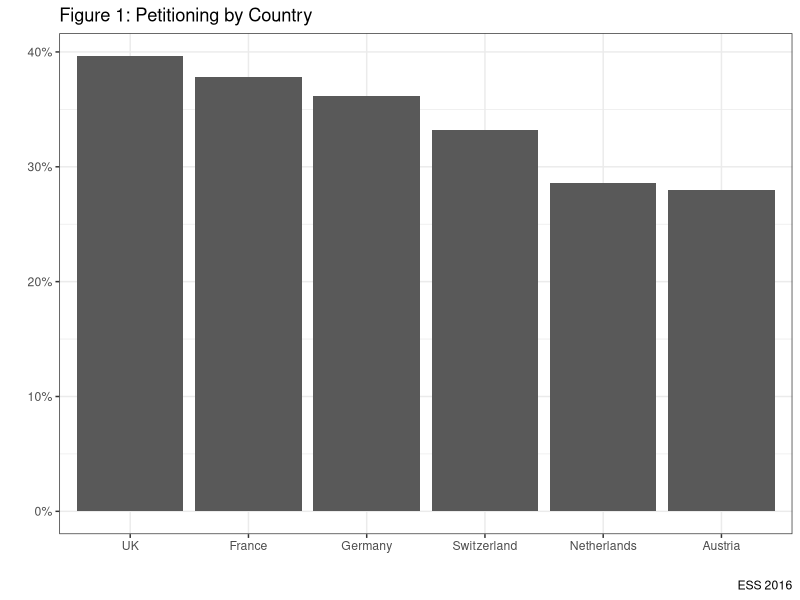
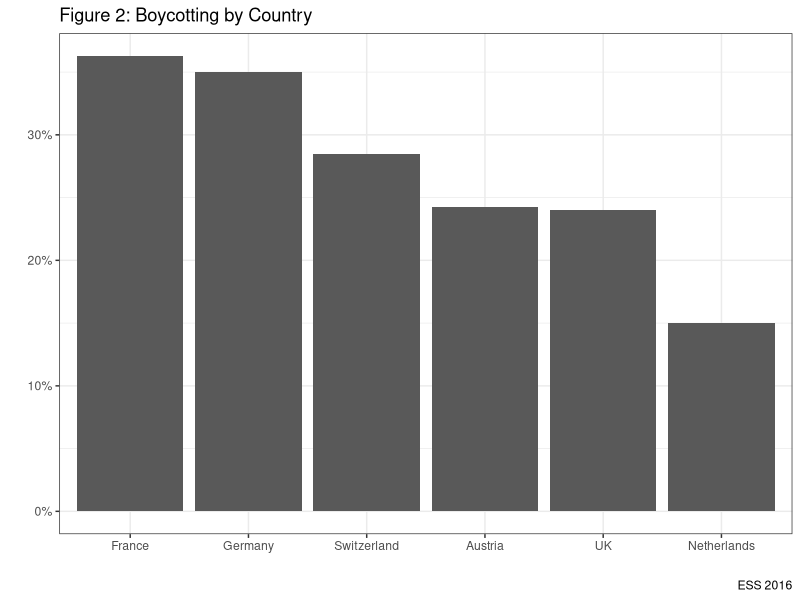
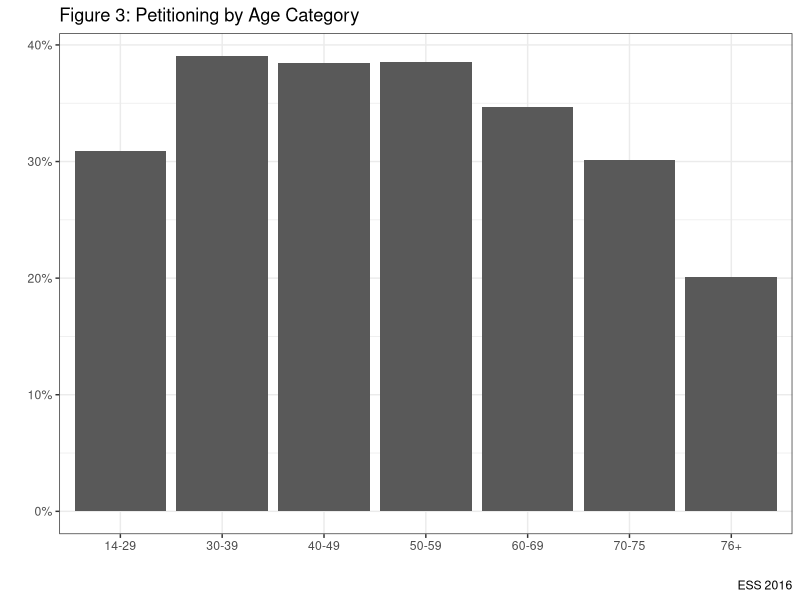
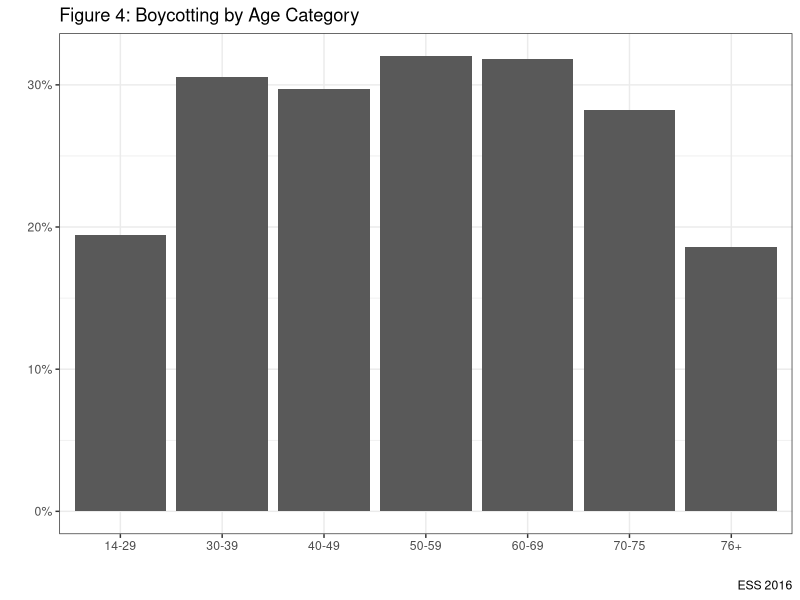
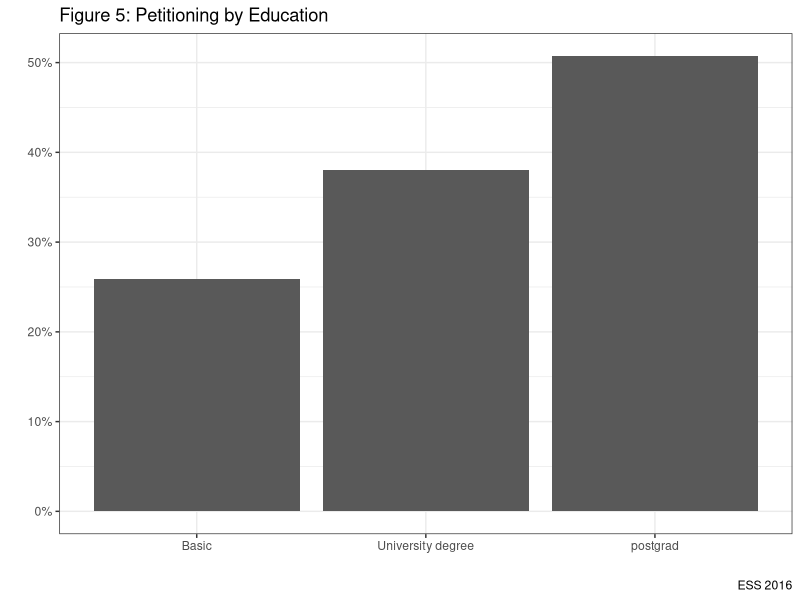
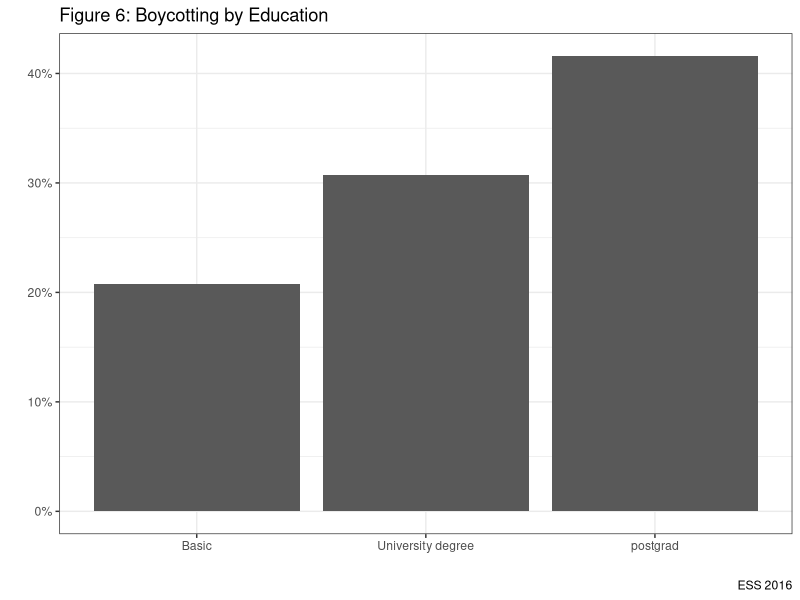
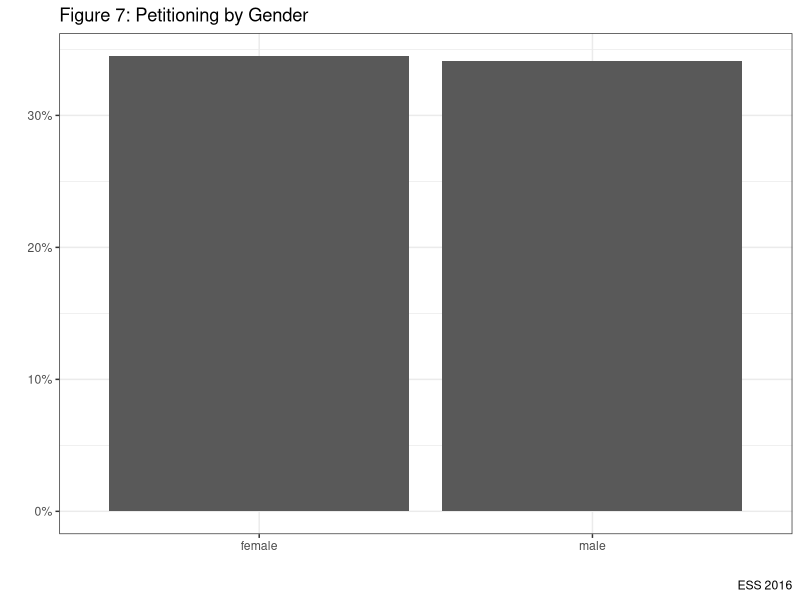
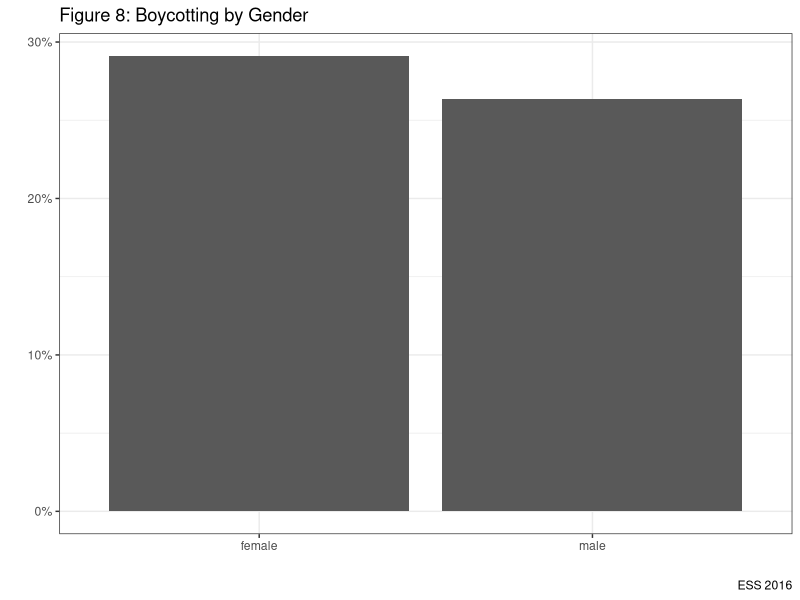

The R script that drew these images, in order:
# As we've discussed in the lectures, there are other forms of protest politics.
# In this lecture, we're going to focus on petitioning and boycotting.
# These are important because people may show their support for a group or cause by signing a public
# petition supporting it, or they may boycott products for political or ethical reasons.


ESS <- foreign::read.dta("data/ESS.dta", convert.factors=TRUE)
attach(ESS)
library(tidyverse)
options(warn = -1)

# Question 1: How common is petitioning in European democracies?

ESS %>% filter(!is.na(petition)) %>% count(petition) %>%
  mutate(percent = round(n/sum(n)*100, digits=1)) %>%
  knitr::kable("pandoc", caption = "Petitioning in European Democracies",
               col.names = c('Petitioning', 'N', '%'), align="lcc")

# Let's break this down by the six countries for which we have data:

ESS %>% filter(!is.na(petition)) %>% group_by(cntry) %>% count(petition) %>%
  mutate(percent = round(n/sum(n)*100, digits=1)) %>%
  knitr::kable("pandoc", caption = "Petitioning in European Democracies",
               col.names = c('Country', 'Petitioning', 'N', '%'), align="lccc")

# We can graph this to make it clear

ESS %>% group_by(cntry) %>% filter(!is.na(petition)) %>%
  count(petition) %>% mutate(prop=prop.table(n*100)) %>%
  filter(!petition=="have not signed petition") %>%
  ggplot(aes(x=reorder(cntry, -prop), y=prop)) +
  geom_bar(stat="identity")+
  labs(x="", y="", title="Figure 1: Petitioning by Country", caption="ESS 2016")+
  scale_y_continuous(labels=scales::percent)+
  theme_bw()+
  guides(fill=FALSE)

# Question 2: How common is boycotting in European democracies?

ESS %>% filter(!is.na(boyct)) %>% count(boyct) %>%
  mutate(percent = round(n/sum(n)*100, digits=1)) %>%
  knitr::kable("pandoc", caption = "Boycotting in European Democracies",
               col.names = c('Boycotting', 'N', '%'), align="lcc")

# Let's break this down by the six countries for which we have data:

ESS %>% filter(!is.na(boyct)) %>% group_by(cntry) %>% count(boyct) %>%
  mutate(percent = round(n/sum(n)*100, digits=1)) %>%
  knitr::kable("pandoc", caption = "Boycotting in European Democracies",
               col.names = c('Country', 'Boycotting', 'N', '%'), align="lccc")

# We can graph this to make it clear

ESS %>% group_by(cntry) %>% filter(!is.na(boyct)) %>%
  count(boyct) %>% mutate(prop=prop.table(n*100)) %>%
  filter(!boyct=="have not boycotted") %>%
  ggplot(aes(x=reorder(cntry, -prop), y=prop)) +
  geom_bar(stat="identity")+
  labs(x="", y="", title="Figure 2: Boycotting by Country", caption="ESS 2016")+
  scale_y_continuous(labels=scales::percent)+
  theme_bw()+
  guides(fill=FALSE)


# Section 2: Who takes part in these forms of participation?

# What is the age profile of petitioners?

ESS %>% group_by(agecat) %>% filter(!is.na(petition), !is.na(agecat)) %>%
  count(petition) %>% mutate(prop=prop.table(n*100)) %>%
  filter(!petition=="have not signed petition") %>%
  ggplot(aes(x=agecat, y=prop)) +
  geom_bar(stat="identity")+
  labs(x="", y="", title="Figure 3: Petitioning by Age Category", caption="ESS 2016")+
  scale_y_continuous(labels=scales::percent)+
  theme_bw()+
  guides(fill=FALSE)

# What is the age profile of people who boycott?

ESS %>% group_by(agecat) %>% filter(!is.na(boyct), !is.na(agecat)) %>%
  count(boyct) %>% mutate(prop=prop.table(n*100)) %>%
  filter(!boyct=="have not boycotted") %>%
  ggplot(aes(x=agecat, y=prop)) +
  geom_bar(stat="identity")+
  labs(x="", y="", title="Figure 4: Boycotting by Age Category", caption="ESS 2016")+
  scale_y_continuous(labels=scales::percent)+
  theme_bw()+
  guides(fill=FALSE)



# What is the education profile of petitioners?

ESS %>% group_by(educat) %>% filter(!is.na(petition), !is.na(educat)) %>%
  count(petition) %>% mutate(prop=prop.table(n*100)) %>%
  filter(!petition=="have not signed petition") %>%
  ggplot(aes(x=educat, y=prop)) +
  geom_bar(stat="identity")+
  labs(x="", y="", title="Figure 5: Petitioning by Education", caption="ESS 2016")+
  scale_y_continuous(labels=scales::percent)+
  theme_bw()+
  guides(fill=FALSE)

# What is the education profile of people who boycott?

ESS %>% group_by(educat) %>% filter(!is.na(boyct), !is.na(educat)) %>%
  count(boyct) %>% mutate(prop=prop.table(n*100)) %>%
  filter(!boyct=="have not boycotted") %>%
  ggplot(aes(x=educat, y=prop)) +
  geom_bar(stat="identity")+
  labs(x="", y="", title="Figure 6: Boycotting by Education", caption="ESS 2016")+
  scale_y_continuous(labels=scales::percent)+
  theme_bw()+
  guides(fill=FALSE)


# What is the gender profile of petitioners?

# Males only?

ESS %>% group_by(gender) %>% filter(!is.na(petition), !is.na(gender)) %>%
  count(petition) %>% mutate(prop=prop.table(n*100)) %>%
  filter(!petition=="have not signed petition") %>%
  ggplot(aes(x=gender, y=prop)) +
  geom_bar(stat="identity")+
  labs(x="", y="", title="Figure 7: Petitioning by Gender", caption="ESS 2016")+
  scale_y_continuous(labels=scales::percent)+
  theme_bw()+
  guides(fill=FALSE)

ESS %>% group_by(gender) %>% filter(!is.na(boyct), !is.na(gender)) %>%
  count(boyct) %>% mutate(prop=prop.table(n*100)) %>%
  filter(!boyct=="have not boycotted") %>%
  ggplot(aes(x=gender, y=prop)) +
  geom_bar(stat="identity")+
  labs(x="", y="", title="Figure 8: Boycotting by Gender", caption="ESS 2016")+
  scale_y_continuous(labels=scales::percent)+
  theme_bw()+
  guides(fill=FALSE)

# What, then, might you conclude about protest politics on the basis of what we've looked at here?

# Do very few people take part?

# Are they concentrated in one age group?

# Are they better educated?

# Is there gender imbalance?
